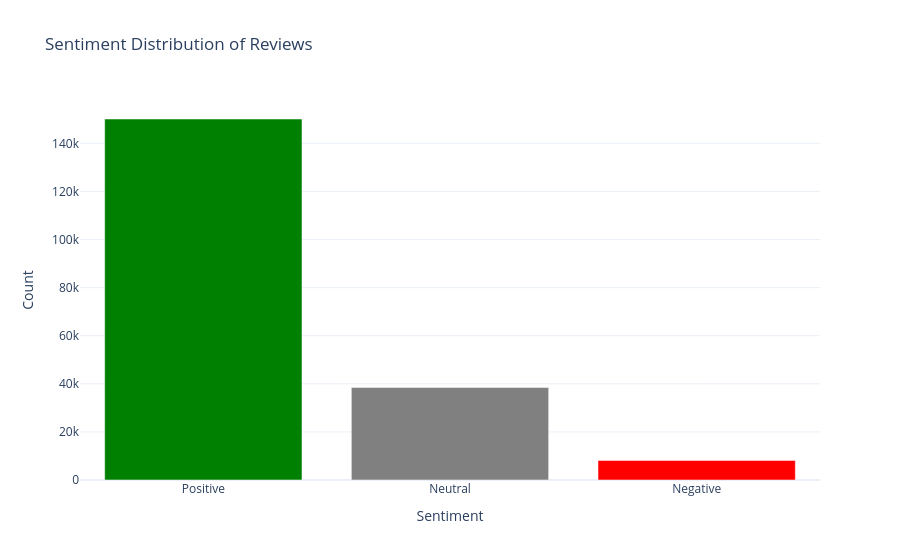

Notebook source saved alongside this figure:
### Code cell
fig = go.Figure(data = [go.Bar(
    x = sentiments.index,
    y = sentiments.values,
    marker_color = ['green', 'grey', 'red']
)])
fig.update_layout(
    title = 'Sentiment Distribution of Reviews',
    xaxis_title = 'Sentiment',
    yaxis_title = 'Count'
)

fig.write_image(f'{output_dir}\Sentiment Distribution of Reviews.png')
fig.show()

### Figure 1 — Plotly figure (JSON) as saved in the notebook; plotly's stock layout.template omitted (floating-point values rounded to 4 significant figures)
{"data": [{"marker": {"color": ["green", "grey", "red"]}, "type": "bar", "x": ["Positive", "Neutral", "Negative"], "y": [150122, 38450, 8155]}], "layout": {"title": {"text": "Sentiment Distribution of Reviews"}, "xaxis": {"title": {"text": "Sentiment"}}, "yaxis": {"title": {"text": "Count"}}}}
